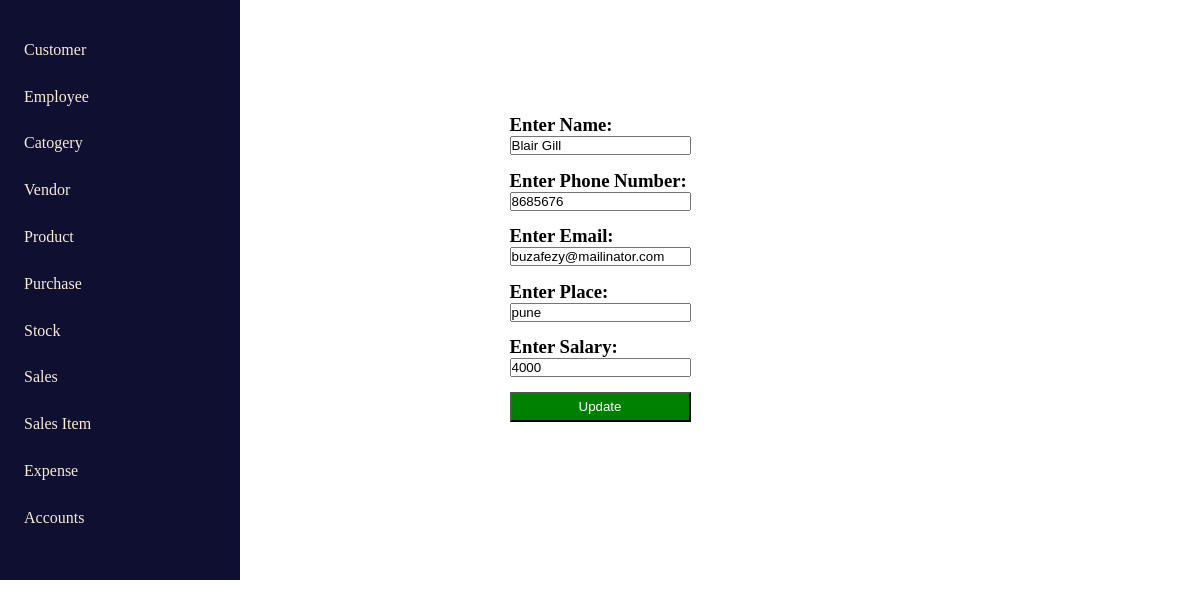
Screenshot of /updateEmployee/29 with the database file from the repository.
### home/models.py (models this page shows, shortened)
class employeeContactForm(models.Model):
    name = models.CharField(max_length=200)
    phone = models.CharField(max_length=200)
    email = models.EmailField(max_length=200)
    place = models.CharField(max_length=200)
    salary = models.CharField(max_length=200)

### home/views.py (the view, shortened to what this page needs)
# urls.py: path('updateEmployee/<int:id>', updateEmployee, name='updateEmployee'),
def updateEmployee(request, id):
    data = employeeContactForm.objects.get(id=id)
    return render(request, 'updateEmployee.html', {'data': data})

### templates/updateEmployee.html (shortened to what this page needs)
{% extends 'index.html' %}
{% block updateEmployee_content %}
<div class="contact-text">
    <form method="post">
        <div class="form-content">
            <h3>Enter Name:</h3>
            <input type="text" name="name" value="{{ data.name }}">
        </div>
        <div class="form-content">
            <h3>Enter Phone Number:</h3>
            <input type="text" name="phone" value="{{ data.phone }}">
        </div>
        <div class="form-content">
            <h3>Enter Email:</h3>
            <input type="text" name="email" value="{{ data.email }}">
        </div>
        <div class="form-content">
            <h3>Enter Place:</h3>
            <input type="text" name="place" value="{{ data.place }}">
        </div>
        <div class="form-content">
            <h3>Enter Salary:</h3>
            <input type="text" name="salary" value="{{ data.salary }}">
        </div>
        <button type="submit" class="submit-button">Update</button>
    </form>
</div>
{% endblock updateEmployee_content %}

### templates/index.html (style rules this page uses)
* { margin: 0%; padding: 0%; }

### templates/updateEmployee.html (style rules this page uses)
.contact-text { width: 100%; display: flex; justify-content: center; position: absolute; top: 100px; }
.form-content { margin: 8% 0%; }
.submit-button { width: 100%; background-color: green; padding: 3% 0%; color: white; }

### rows the page displays
employeeContactForm: name "Blair Gill", phone "8685676", email "buzafezy@mailinator.com", place "pune", salary "4000"
